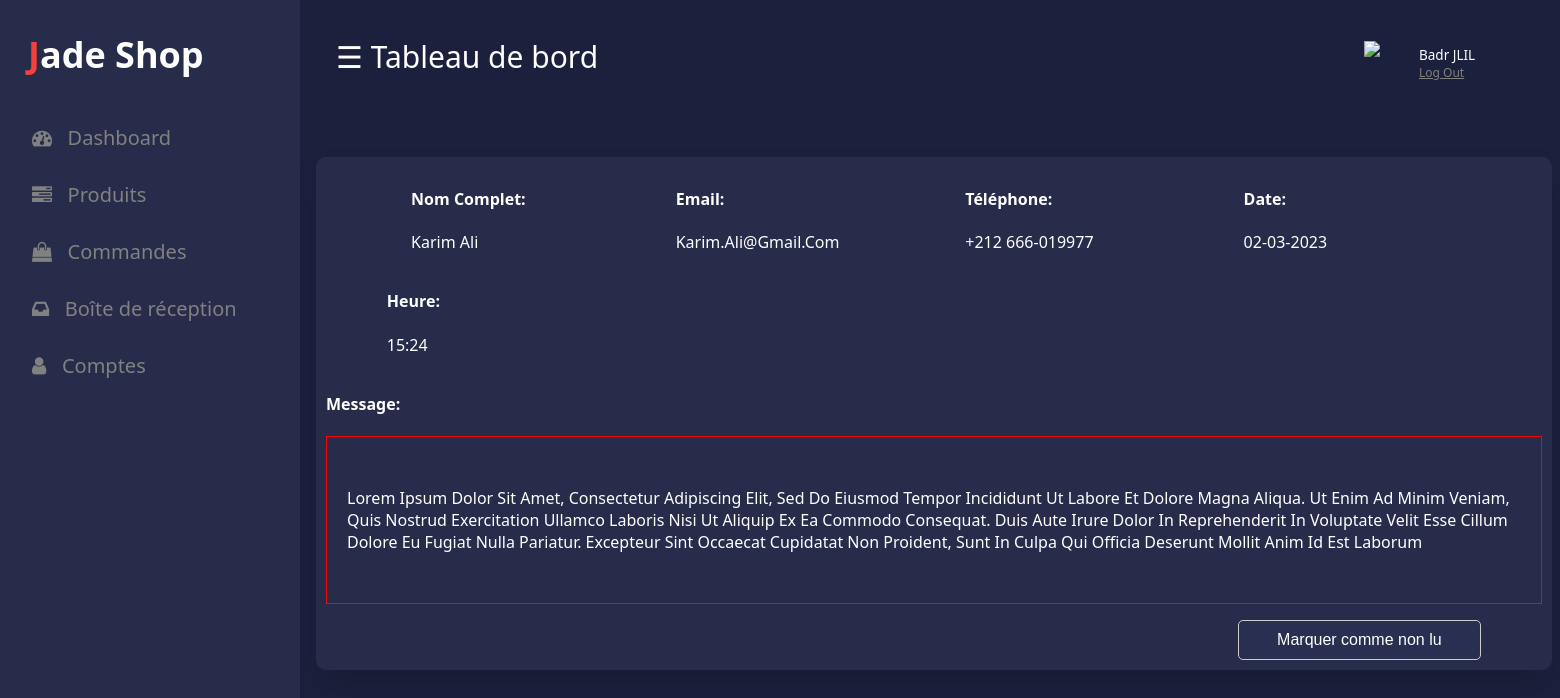
The app's page /admin/message.php?id=1 (signed in) with its own data.
### tables this page shows
CREATE TABLE `clients` (
  `idClient` int(11) NOT NULL AUTO_INCREMENT,
  `prenom` varchar(10) NOT NULL,
  `nom` varchar(10) NOT NULL,
  `email` varchar(35) NOT NULL,
  `password` varchar(20) NOT NULL,
  `type` varchar(15) NOT NULL DEFAULT 'Utilisateur',
  PRIMARY KEY (`idClient`),
  UNIQUE KEY `email` (`email`)
);

CREATE TABLE `messages` (
  `id` int(11) NOT NULL AUTO_INCREMENT,
  `message` varchar(1000) NOT NULL,
  `statut` varchar(10) NOT NULL DEFAULT 'Unread',
  `prenom` varchar(15) NOT NULL,
  `nom` varchar(15) NOT NULL,
  `date` timestamp NOT NULL DEFAULT current_timestamp() ON UPDATE current_timestamp(),
  `email` varchar(100) NOT NULL,
  `telephone` int(9) NOT NULL,
  PRIMARY KEY (`id`)
);

### admin/message.php (the view, shortened to what this page needs)
<?php
require_once("../connexion.php");
$messagae_id=$_GET['id'];
$requete="SELECT * FROM messages WHERE id = $messagae_id";
$reponse=mysqli_query($connexion,$requete);
$messagae=mysqli_fetch_assoc($reponse);
?>
<!Doctype HTML>
<html>
<head>
	<link rel="stylesheet" href="../css/dashboard.css" type="text/css"/>
	<link rel="stylesheet" href="https://cdnjs.cloudflare.com/ajax/libs/font-awesome/4.7.0/css/font-awesome.min.css">
</head>
	<body>
		<?php include '../comp/admin_header.php';  ?>
			<section class="core">
				<div class="core-item" style="">
					<div style="display: inline-block;margin:0px 7%">
						<h4>Nom complet:</h4>
						<p> <?php echo $messagae['prenom'] . " " . $messagae['nom']?></p>
					</div>
					<div style="display: inline-block;margin:0px 5%">
						<h4>Email: </h4>
						<p><?php echo $messagae['email'] ?></p>
					</div>
					<div style="display: inline-block;margin:0px 5%">
						<h4>Téléphone:</h4>
						<p><?php echo "+212 " . substr_replace($messagae['telephone'], '-', 3, 0) ?></p>
					</div>
					<div style="display: inline-block;margin:0px 7%">
						<h4>Date: </h4>
						<p><?php echo date("d-m-Y", strtotime($messagae['date']))  ?></p>
					</div>
					<div style="display: inline-block;margin:0px 5%">
						<h4>Heure: </h4>
						<p><?php echo date("H:i", strtotime($messagae['date']))  ?></p>
					</div>
					<h4>Message:</h4>
					<p style="border:red 1px solid; padding: 50px 20px"><?php echo $messagae['message'] ?></p>
					<button style="width:20%; margin:0% 75%" onclick="window.location.href='unread_message.php?id=<?php echo $messagae['id'] ?>'">Marquer comme non lu</button>
				</div>
			</section>
		</div>
	</body>
</html>

### comp/admin_header.php (shortened to what this page needs)
<?php
if(isset($_SESSION['user_id'])){
  $user_id = $_SESSION['user_id'];
  $sql="SELECT prenom, nom FROM Clients WHERE idClient = $user_id AND type = 'Administrateur'";
  $query_user=mysqli_query($connexion,$sql);
  $user=mysqli_fetch_assoc($query_user);
}else{
  header("location:login.php");
}
?>
<div id="mySidenav" class="sidenav">
	<p class="logo"><span>J</span>ade Shop</p>
  <a href="index.php" class="icon-a"><i class="fa fa-dashboard icons"></i> &nbsp;&nbsp;Dashboard</a>
  <a href="products.php" class="icon-a"><i class="fa fa-tasks icons"></i> &nbsp;&nbsp;Produits</a>
  <a href="orders.php" class="icon-a"><i class="fa fa-shopping-bag icons"></i> &nbsp;&nbsp;Commandes</a>
  <a href="inbox.php" class="icon-a"><i class="fa fa-inbox icons"></i> &nbsp;&nbsp;Boîte de réception</a>
  <a href="users.php" class="icon-a"><i class="fa fa-user icons"></i> &nbsp;&nbsp;Comptes</a>
</div>
<div id="main">
	<div class="head">
		<div class="col-div-6">
<span style="font-size:30px;cursor:pointer; color: white;" class="nav"  >&#9776; Tableau de bord</span>
</div>
	<div class="col-div-6">
	  <div class="profile">
      <img src="images/user.png" class="pro-img" />
      <p><?php echo $user['prenom'] . " " . $user['nom'] ?> <span><a style=" color:gray;" href="admin_logout.php">Log Out</a></span></p>
  </div>
  </div>
</div>
<br/>

### css/dashboard.css (style rules this page uses)
body { margin:0px; padding: 0px; background-color:#1b203d; font-family: system-ui; }
.logo { margin: 0px; margin-left: 28px; font-weight: bold; color: white; margin-bottom: 30px; }
.logo span { color: #f7403b; }
.sidenav { height: 140%; width: 300px; position: fixed; top: 0; left: 0; background-color: #272c4a; overflow: hidden; transition: 0.5s; padding-top: 30px; }
.sidenav a { padding: 15px 8px 15px 32px; text-decoration: none; font-size: 20px; color: #818181; display: block; transition: 0.3s; }
.sidenav { position: absolute; top: 0; right: 25px; font-size: 36px; }
#main { transition: margin-left .5s; padding: 16px; margin-left: 300px; }
.head { padding:20px; }
.col-div-6 { width: 50%; float: left; }
.profile { display: inline-block; float: right; width: 160px; }
.pro-img { float: left; width: 40px; margin-top: 5px; }
.profile p { color: white; font-weight: 500; margin-left: 55px; margin-top: 10px; font-size: 13.5px; }
.profile p span { font-weight: 400; font-size: 12px; display: block; color: #8e8b8b; }
.core { margin-top: 20px; text-transform: capitalize; }
.core-item { width: 99%; padding: 10px; margin-top: 10px; background: #272c4a; color: white; border-radius: 10px; box-shadow: 0 20px 35px rgba(0, 0, 0, 0.1); }
input[type="text"],input[type="submit"],button, textarea { background-color: #292f50; padding: 10px 0px; font-size: 16px; width: 98%; border-radius: 5px; border: 1px solid #cccccc; margin-top: 10px; color: white; }
input[type="submit"],button,#edit-icon { cursor: pointer; }

### records on screen
clients: prenom "Badr", nom "JLIL"
messages: prenom "Karim", nom "Ali", email "Karim.ali@gmail.com", telephone "666-019977", date "02-03-2023", date "15:24", message "Lorem Ipsum Dolor Sit Amet, Consectetur Adipiscing Elit, Sed Do Eiusmod Tempor Incididunt Ut Labore Et Dolore Magna Aliqua. Ut Enim Ad Minim Veniam, Quis Nostrud Exercitation Ullamco Laboris Nisi Ut Aliquip Ex Ea Commodo Consequat. Duis Aute Irure Dolor In Reprehenderit In Voluptate Velit Esse Cillum Dolore Eu Fugiat Nulla Pariatur. Excepteur Sint Occaecat Cupidatat Non Proident, Sunt In Culpa Qui Officia Deserunt Mollit Anim Id Est Laborum"
